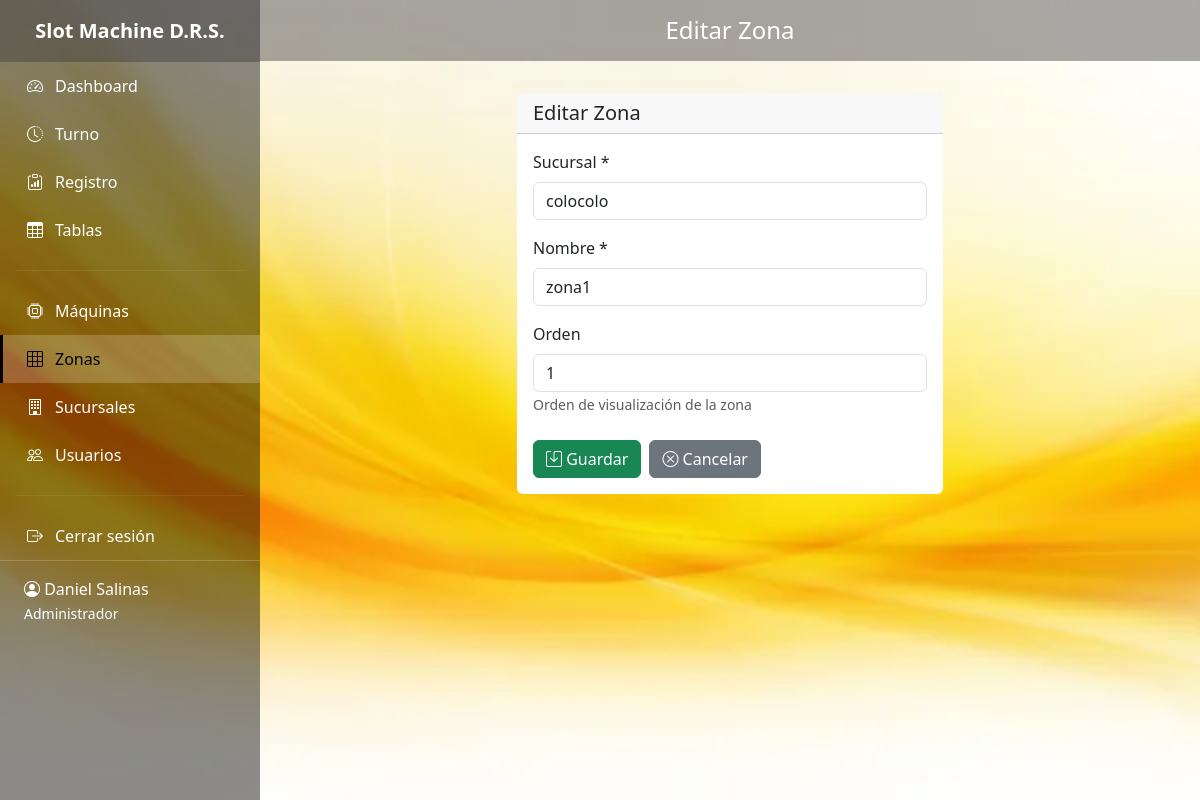
Screenshot of /zonas/edit/6/ (signed in) with the database file from the repository.
### control/models.py (models this page shows, shortened)
class Usuario(AbstractUser):
    ROLE_CHOICES = [
        ('admin', 'Administrador'),
        ('usuario', 'Usuario/Atendedora'),
    ]
    role = models.CharField(
        max_length=20,
        choices=ROLE_CHOICES,
        default='usuario',
        verbose_name='Rol'
    )
    nombre = models.CharField(max_length=150, verbose_name='Nombre Completo')
    class Meta:
        verbose_name = 'Usuario'
        verbose_name_plural = 'Usuarios'

class Zona(models.Model):
    sucursal = models.ForeignKey(
        Sucursal,
        on_delete=models.CASCADE,
        related_name='zonas',
        verbose_name='Sucursal'
    )
    nombre = models.CharField(max_length=80, verbose_name='Nombre')
    orden = models.SmallIntegerField(default=0, verbose_name='Orden')
    created_at = models.DateTimeField(auto_now_add=True, verbose_name='Fecha de Creación')
    class Meta:
        verbose_name = 'Zona'
        verbose_name_plural = 'Zonas'
        ordering = ['sucursal', 'orden', 'nombre']

### control/views.py (the view)
# urls.py: path('zonas/edit/<int:pk>/', views.zona_edit, name='zona_edit'),
@login_required
@user_passes_test(is_admin)
def zona_edit(request, pk):
    zona = get_object_or_404(Zona, pk=pk)
    if request.method == 'POST':
        form = ZonaForm(request.POST, instance=zona)
        if form.is_valid():
            form.save()
            messages.success(request, 'Zona actualizada exitosamente.')
            return redirect('control:zonas_list')
    else:
        form = ZonaForm(instance=zona)
    return render(request, 'zonas/form.html', {'form': form, 'title': 'Editar Zona'})

### control/forms.py
class ZonaForm(forms.ModelForm):
    class Meta:
        model = Zona
        fields = ['sucursal', 'nombre', 'orden']
        widgets = {
            'sucursal': forms.Select(attrs={'class': 'form-control'}),
            'nombre': forms.TextInput(attrs={'class': 'form-control'}),
            'orden': forms.NumberInput(attrs={'class': 'form-control', 'min': '0'}),
        }

### control/models.py (called while the page is built)
    def __str__(self):
        return self.nombre

### control/views.py (called while the page is built)
def is_admin(user):
    return user.is_authenticated and user.role == 'admin'

### templates/zonas/form.html (shortened to what this page needs)
{% extends 'base.html' %}
{% block page_title %}{{ title }}{% endblock %}
{% block content %}
<div class="row">
    <div class="col-lg-6 mx-auto">
        <div class="card">
            <div class="card-header">
                <h5 class="mb-0">{{ title }}</h5>
            </div>
            <div class="card-body">
                <form method="post">
                    <div class="mb-3">
                        <label for="id_sucursal" class="form-label">Sucursal *</label>
                        {{ form.sucursal }}
                    </div>
                    <div class="mb-3">
                        <label for="id_nombre" class="form-label">Nombre *</label>
                        {{ form.nombre }}
                    </div>
                    <div class="mb-4">
                        <label for="id_orden" class="form-label">Orden</label>
                        {{ form.orden }}
                        <small class="form-text text-muted">Orden de visualización de la zona</small>
                    </div>
                    <div class="d-flex gap-2">
                        <button type="submit" class="btn btn-success">
                            <i class="bi bi-save"></i> Guardar
                        </button>
                        <a href="{% url 'control:zonas_list' %}" class="btn btn-secondary">
                            <i class="bi bi-x-circle"></i> Cancelar
                        </a>
                    </div>
                </form>
            </div>
        </div>
    </div>
</div>
{% endblock %}

### templates/base.html (shortened to what this page needs)
{% load static %}
<!DOCTYPE html>
<html lang="es">
<head>
    <link href="https://cdn.jsdelivr.net/npm/bootstrap@5.3.0/dist/css/bootstrap.min.css" rel="stylesheet">
    <link rel="stylesheet" href="https://cdn.jsdelivr.net/npm/bootstrap-icons@1.11.0/font/bootstrap-icons.css">
    <link rel="stylesheet" href="{% static 'css/custom.css' %}">
</head>
<body>
{% if user.is_authenticated %}
    <aside class="sidebar">
        <div class="sidebar-brand">
            Slot Machine D.R.S.
        </div>
        <ul class="sidebar-nav nav flex-column">
            {% if user.role == 'admin' %}
            <li class="nav-item">
                <a class="nav-link {% if request.resolver_match.url_name == 'dashboard' %}active{% endif %}"
                   href="{% url 'control:dashboard' %}">
                    <i class="bi bi-speedometer2"></i> Dashboard
                </a>
            </li>
            {% endif %}
            <li class="nav-item">
                <a class="nav-link {% if request.resolver_match.url_name == 'turno' %}active{% endif %}"
                   href="{% url 'control:turno' %}">
                    <i class="bi bi-clock-history"></i> Turno
                </a>
            </li>
            <li class="nav-item">
                <a class="nav-link {% if request.resolver_match.url_name == 'registro' %}active{% endif %}"
                   href="{% url 'control:registro' %}">
                    <i class="bi bi-clipboard-data"></i> Registro
                </a>
            </li>
            <li class="nav-item">
                <a class="nav-link {% if request.resolver_match.url_name == 'tablas' %}active{% endif %}"
                   href="{% url 'control:tablas' %}">
                    <i class="bi bi-table"></i> Tablas
                </a>
            </li>
            {% if user.role == 'admin' %}
                <hr class="mx-3" style="border-color: rgba(255,255,255,0.3);">
                <li class="nav-item">
                    <a class="nav-link {% if 'maquinas' in request.path %}active{% endif %}"
                       href="{% url 'control:maquinas_list' %}">
                        <i class="bi bi-cpu"></i> Máquinas
                    </a>
                </li>
                <li class="nav-item">
                    <a class="nav-link {% if 'zonas' in request.path %}active{% endif %}"
                       href="{% url 'control:zonas_list' %}">
                        <i class="bi bi-grid-3x3"></i> Zonas
                    </a>
                </li>
                <li class="nav-item">
                    <a class="nav-link {% if 'sucursales' in request.path %}active{% endif %}"
                       href="{% url 'control:sucursales_list' %}">
                        <i class="bi bi-building"></i> Sucursales
                    </a>
                </li>
                <li class="nav-item">
                    <a class="nav-link {% if 'usuarios' in request.path %}active{% endif %}"
                       href="{% url 'control:usuarios_list' %}">
                        <i class="bi bi-people"></i> Usuarios
                    </a>
                </li>
            {% endif %}
            <hr class="mx-3" style="border-color: rgba(255,255,255,0.3);">
            <li class="nav-item">
                <a class="nav-link" href="{% url 'control:logout' %}">
                    <i class="bi bi-box-arrow-right"></i> Cerrar sesión
                </a>
            </li>
        </ul>
        <div class="sidebar-user">
            <i class="bi bi-person-circle"></i> {{ user.nombre }} <br>
            <small>{{ user.get_role_display }}</small>
        </div>
    </aside>
    <main class="main-content">
        <div class="top-bar">
            <h4 class="mb-0">{% block page_title %}Sistema de Control{% endblock %}</h4>
        </div>
        <div class="content-area">
            {% block content %}{% endblock %}
        </div>
    </main>
{% else %}
    {% block login_content %}{% endblock %}
{% endif %}
</body>
</html>

### static/img/custom.css (style rules this page uses)
.sidebar { position: relative; height: 100vh; background-image: url("../img/sidebar_bg.jpg"); background-size: cover; background-position: center; background-repeat: no-repeat; background-attachment: fixed; }
.sidebar::before { content: ""; position: absolute; top: 0; left: 0; width: 100%; height: 100%; background: rgba(0, 0, 0, 0.55); z-index: 0; }
.sidebar * { position: relative; z-index: 1; }

### rows the page displays
Usuario: nombre "Daniel Salinas", role "Administrador"
Zona: sucursal "colocolo", nombre "zona1", orden "1"

### other values shown
{{ title }} "Editar Zona"
